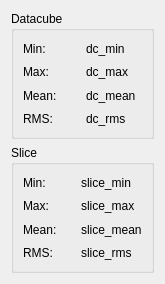
<?xml version="1.0" encoding="UTF-8"?>
<ui version="4.0">
 <class>FitsImageStatisiticInfo</class>
 <widget class="QWidget" name="FitsImageStatisiticInfo">
  <property name="geometry">
   <rect>
    <x>0</x>
    <y>0</y>
    <width>165</width>
    <height>284</height>
   </rect>
  </property>
  <property name="windowTitle">
   <string>Form</string>
  </property>
  <layout class="QVBoxLayout" name="verticalLayout">
   <item>
    <widget class="QGroupBox" name="groupBox">
     <property name="title">
      <string>Datacube</string>
     </property>
     <layout class="QGridLayout" name="gridLayout">
      <item row="0" column="0">
       <widget class="QLabel" name="label">
        <property name="text">
         <string>Min:</string>
        </property>
       </widget>
      </item>
      <item row="0" column="1">
       <widget class="QLabel" name="textCubeMin">
        <property name="text">
         <string>dc_min</string>
        </property>
       </widget>
      </item>
      <item row="1" column="0">
       <widget class="QLabel" name="label_2">
        <property name="text">
         <string>Max:</string>
        </property>
       </widget>
      </item>
      <item row="1" column="1">
       <widget class="QLabel" name="textCubeMax">
        <property name="text">
         <string>dc_max</string>
        </property>
       </widget>
      </item>
      <item row="2" column="0">
       <widget class="QLabel" name="label_3">
        <property name="text">
         <string>Mean:</string>
        </property>
       </widget>
      </item>
      <item row="2" column="1">
       <widget class="QLabel" name="textCubeMean">
        <property name="text">
         <string>dc_mean</string>
        </property>
       </widget>
      </item>
      <item row="3" column="0">
       <widget class="QLabel" name="label_4">
        <property name="text">
         <string>RMS:</string>
        </property>
       </widget>
      </item>
      <item row="3" column="1">
       <widget class="QLabel" name="textCubeRMS">
        <property name="text">
         <string>dc_rms</string>
        </property>
       </widget>
      </item>
     </layout>
    </widget>
   </item>
   <item>
    <widget class="QGroupBox" name="groupBox_2">
     <property name="title">
      <string>Slice</string>
     </property>
     <layout class="QGridLayout" name="gridLayout_2">
      <item row="0" column="0">
       <widget class="QLabel" name="label_5">
        <property name="text">
         <string>Min:</string>
        </property>
       </widget>
      </item>
      <item row="0" column="1">
       <widget class="QLabel" name="textSliceMin">
        <property name="text">
         <string>slice_min</string>
        </property>
       </widget>
      </item>
      <item row="1" column="0">
       <widget class="QLabel" name="label_6">
        <property name="text">
         <string>Max:</string>
        </property>
       </widget>
      </item>
      <item row="1" column="1">
       <widget class="QLabel" name="textSliceMax">
        <property name="text">
         <string>slice_max</string>
        </property>
       </widget>
      </item>
      <item row="2" column="0">
       <widget class="QLabel" name="label_7">
        <property name="text">
         <string>Mean:</string>
        </property>
       </widget>
      </item>
      <item row="2" column="1">
       <widget class="QLabel" name="textSliceMean">
        <property name="text">
         <string>slice_mean</string>
        </property>
       </widget>
      </item>
      <item row="3" column="0">
       <widget class="QLabel" name="label_8">
        <property name="text">
         <string>RMS:</string>
        </property>
       </widget>
      </item>
      <item row="3" column="1">
       <widget class="QLabel" name="textSliceRMS">
        <property name="text">
         <string>slice_rms</string>
        </property>
       </widget>
      </item>
     </layout>
    </widget>
   </item>
  </layout>
 </widget>
 <resources/>
 <connections/>
</ui>
